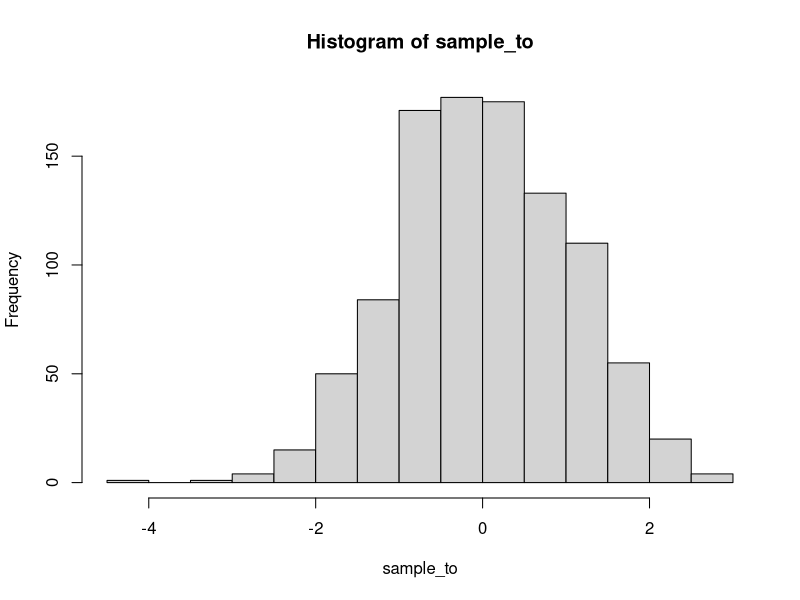
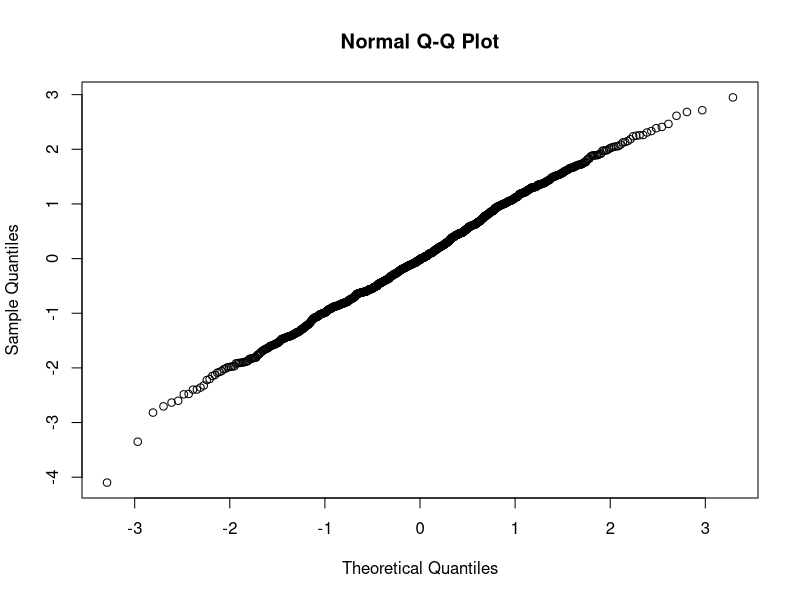

Recreate these plots in R, in order.
#Reservoir Sampling
set.seed(50)
N = 1e5
#sample_from = 1:N
sample_from = rnorm(N)
k = 1e3
sample_to = rep(NA, k)
for(i in 1:N){
  if(i<=k) {
    sample_to[i] = sample_from[i]
  } else{
    r = sample(1:i, 1)
    if(r <= k) 
      sample_to[r] = sample_from[i]
  } 
}
sum(is.na(sample_to))
hist(sample_to)
qqnorm(sample_to)
